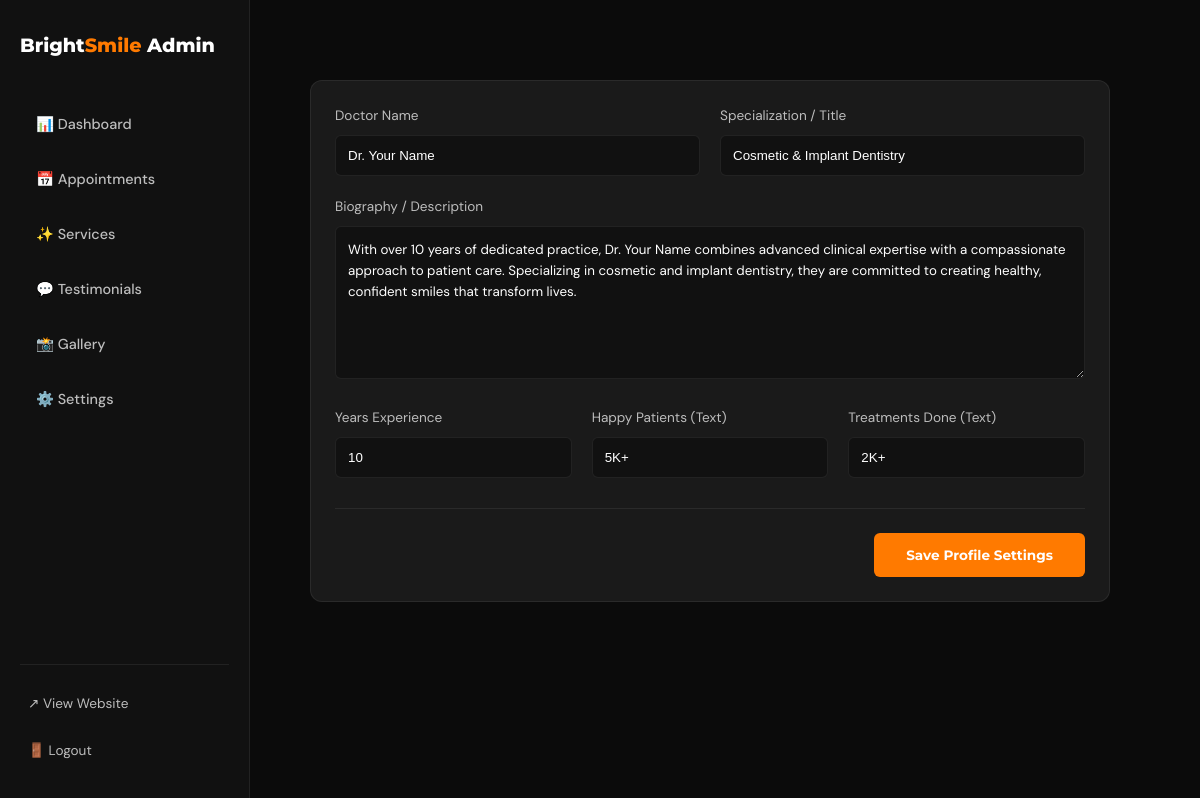
/admin/settings (signed in), run on the app's committed database.
### models.py (models this page shows)
class DoctorProfile(db.Model):
    id = db.Column(db.Integer, primary_key=True)
    name = db.Column(db.String(100), nullable=False)
    title = db.Column(db.String(100), nullable=False)
    description = db.Column(db.Text, nullable=False)
    experience_years = db.Column(db.Integer, default=0)
    patients_count = db.Column(db.String(20), default='0')
    treatments_count = db.Column(db.String(20), default='0')
    profile_photo = db.Column(db.String(255))

### app.py (the view, shortened to what this page needs)
@app.route('/admin/settings', methods=['GET', 'POST'])
@login_required
def admin_settings():
    doctor = DoctorProfile.query.first()
    return render_template('admin/settings.html', doctor=doctor)

### app.py (called while the page is built)
@login_manager.user_loader
def load_user(user_id):
    return User.query.get(int(user_id))

### templates/admin/settings.html (shortened to what this page needs)
{% extends "admin/base.html" %}
{% block content %}
<div class="card" style="max-width: 800px;">
  <form action="{{ url_for('admin_settings') }}" method="POST">
    <div style="display:grid; grid-template-columns:1fr 1fr; gap:20px; margin-bottom:20px;">
      <div>
        <label style="display:block; font-size:0.85rem; color:var(--muted); margin-bottom:8px;">Doctor Name</label>
        <input type="text" name="name" value="{{ doctor.name }}" required style="width:100%; padding:12px; background:var(--bg2); border:1px solid var(--border); border-radius:6px; color:var(--white); outline:none;">
      </div>
      <div>
        <label style="display:block; font-size:0.85rem; color:var(--muted); margin-bottom:8px;">Specialization / Title</label>
        <input type="text" name="title" value="{{ doctor.title }}" required style="width:100%; padding:12px; background:var(--bg2); border:1px solid var(--border); border-radius:6px; color:var(--white); outline:none;">
      </div>
    </div>
    <div style="margin-bottom:20px;">
      <label style="display:block; font-size:0.85rem; color:var(--muted); margin-bottom:8px;">Biography / Description</label>
      <textarea name="description" required rows="6" style="width:100%; padding:12px; background:var(--bg2); border:1px solid var(--border); border-radius:6px; color:var(--white); outline:none; font-family:var(--font-body); line-height:1.6;">{{ doctor.description }}</textarea>
    </div>
    <div style="display:grid; grid-template-columns:1fr 1fr 1fr; gap:20px; margin-bottom:30px;">
      <div>
        <label style="display:block; font-size:0.85rem; color:var(--muted); margin-bottom:8px;">Years Experience</label>
        <input type="number" name="experience_years" value="{{ doctor.experience_years }}" required style="width:100%; padding:12px; background:var(--bg2); border:1px solid var(--border); border-radius:6px; color:var(--white); outline:none;">
      </div>
      <div>
        <label style="display:block; font-size:0.85rem; color:var(--muted); margin-bottom:8px;">Happy Patients (Text)</label>
        <input type="text" name="patients_count" value="{{ doctor.patients_count }}" required style="width:100%; padding:12px; background:var(--bg2); border:1px solid var(--border); border-radius:6px; color:var(--white); outline:none;">
      </div>
      <div>
        <label style="display:block; font-size:0.85rem; color:var(--muted); margin-bottom:8px;">Treatments Done (Text)</label>
        <input type="text" name="treatments_count" value="{{ doctor.treatments_count }}" required style="width:100%; padding:12px; background:var(--bg2); border:1px solid var(--border); border-radius:6px; color:var(--white); outline:none;">
      </div>
    </div>
    <div style="border-top:1px solid var(--border); padding-top:24px; display:flex; justify-content:flex-end;">
      <button type="submit" class="btn-primary" style="padding:14px 32px;">Save Profile Settings</button>
    </div>
  </form>
</div>
{% endblock %}

### templates/admin/base.html (style rules this page uses)
*, *::before, *::after { box-sizing: border-box; margin: 0; padding: 0; }
:root { --bg: #0B0B0B; --bg2: #111111; --bg3: #161616; --card: #1A1A1A; --orange: #FF7A00; --orange-light: #FFA64D; --white: #FFFFFF; --muted: #BDBDBD; --border: rgba(255,255,255,0.07); --font-head: 'Montserrat', sans-serif; --font-body: 'DM Sans', sans-serif; }
body { background: var(--bg); color: var(--white); font-family: var(--font-body); font-weight: 400; line-height: 1.6; min-height: 100vh; display: flex; }
.card { background: var(--card); border: 1px solid var(--border); border-radius: 12px; padding: 24px; }
.btn-primary { background: var(--orange); color: var(--white); padding: 10px 20px; border-radius: 6px; font-weight: 700; font-family: var(--font-head); font-size: 0.85rem; border: none; cursor: pointer; text-decoration: none; display: inline-flex; align-items: center; justify-content: center; transition: background 0.2s; }

### data on the page
DoctorProfile: name "Dr. Your Name", title "Cosmetic & Implant Dentistry", description "With over 10 years of dedicated practice, Dr. Your Name combines advanced clinical expertise with a compassionate approach to patient care. Specializing in cosmetic and implant dentistry, they are committed to creating healthy, confident smiles that transform lives.", experience_years "10", patients_count "5K+", treatments_count "2K+"
